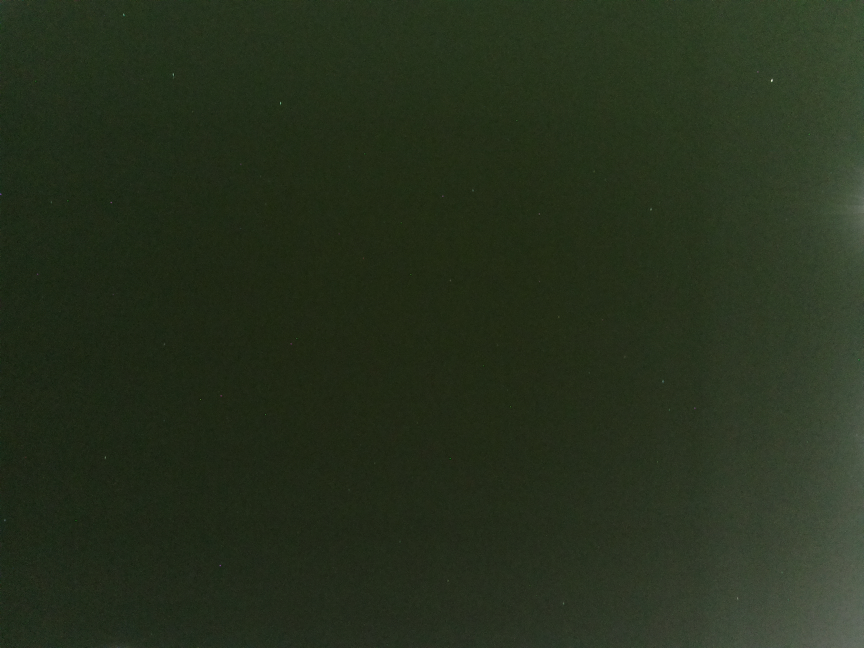
#> input picture images/000145.jpg, 2592 x 1944 px (shown at 1/3 size)
$ python im2cor_rpicam.py   (Python 2 division)   (older library calls are emulated)
#> lines starting #> are read from the running program, lines starting #| are printed output that depends on the picture; after the words box and inside, x2 and y2 are one past the last pixel; in counts of white or black regions, pixels touching at a corner belong together
############################################################################
# This file is only an example of the star detection procedure that will   #
# take place                     					   #
############################################################################

import numpy as np
import cv2
import math

# Load an example image from ISS in grayscale
# http://spaceflight.nasa.gov/gallery/images/station/crew-6/hires/iss006e40544.jpg

filename='000145'
#filename='iss006e40544'
#filename='starfield'

img = cv2.imread('images/'+filename+'.jpg',0)
#> img: shape (1944, 2592); min 2, max 255, mean 43.6

#img = i[1:1200, 1:2000] # Do some crop under to remove the iss image code

median1 = cv2.medianBlur(img,5)
cv2.imwrite('images/'+filename+'_median1.png',median1)

median2 = cv2.medianBlur(median1,5)
cv2.imwrite('images/'+filename+'_median2.png',median2)

ret,thresh1 = cv2.threshold(median1,80,255,cv2.THRESH_BINARY)
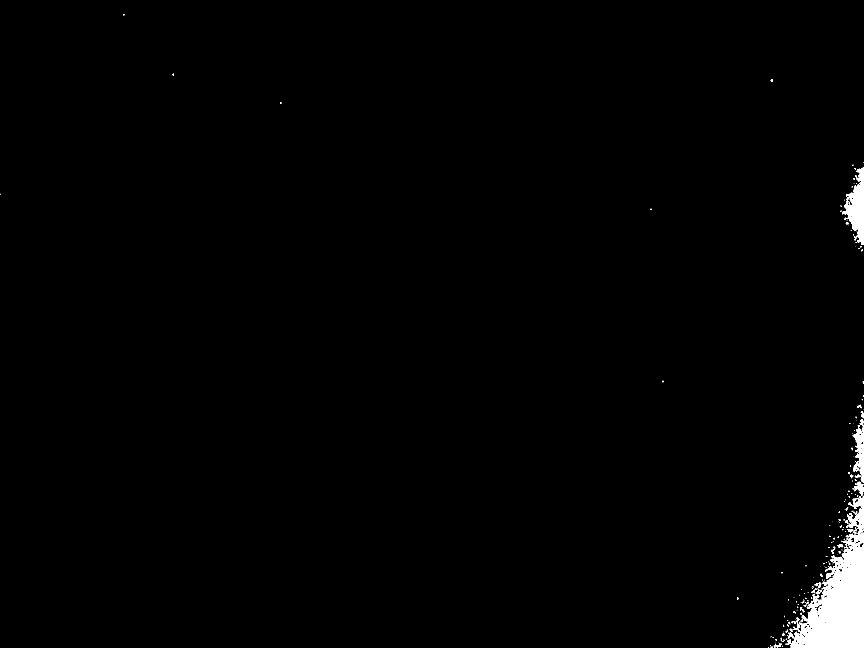
#> thresh1: shape (1944, 2592) (shown at 1/3 size); 1.2% white; 247 white regions (196 under 20 px), largest, box (x1, y1, x2, y2) and area: (2364, 1486, 2592, 1944) 45300, (2526, 502, 2592, 735) 7251, (2558, 1258, 2592, 1448) 3021
cv2.imwrite('images/'+filename+'_otsu.png',thresh1)

detector = cv2.SimpleBlobDetector()
keypoints = detector.detect(255-thresh1)
#> keypoints = 6 keypoints; (x, y, size): (2315, 241, 8.4), (2579, 1491, 6.6), (2212, 1795, 6.4), (2546, 1419, 6.3), (841, 309, 6), (520, 224, 6)

font = cv2.FONT_HERSHEY_SIMPLEX
for s,kp in enumerate(keypoints):
	x, y = kp.pt
	#print (x, y)
	cv2.circle(img,(int(x),int(y)),20 , (255,0,255),1 )
	cv2.putText(img,str(s),(int(x)-22,int(y)-22), font, 0.6,(255,255,255))
#> this loop made 6 passes
#> (kp, x, y) on passes 1 to 6: (keypoint at (2212.5, 1795), size 6.4, 2212.5, 1795), (keypoint at (2579.3, 1490.7), size 6.6, 2579.3, 1490.7), (keypoint at (2546.2, 1419), size 6.3, 2546.2, 1419), (keypoint at (841.4, 308.6), size 6, 841.4, 308.6), (keypoint at (2314.9, 240.9), size 8.4, 2314.9, 240.9), (keypoint at (519.6, 223.6), size 6, 519.6, 223.6)
#> img: shape (1944, 2592); min 2, max 255, mean 43.7
cv2.imwrite('images/'+filename+'_circles.png',img)

# compute angular distances
# (for geometrical corrected image)
r = 9850  # r is a factor that must be calibrated to the corresponding image
for s1,kp1 in enumerate(keypoints):
	for s2,kp2 in enumerate(keypoints):
#> (the run stopped early here; a loop or call above may not have finished)
